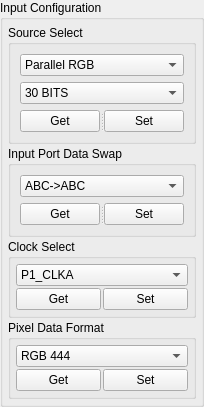
                   <widget class="QGroupBox" name="groupBox_InputConfiguration">
                    <property name="sizePolicy">
                     <sizepolicy hsizetype="Minimum" vsizetype="Minimum">
                      <horstretch>0</horstretch>
                      <verstretch>0</verstretch>
                     </sizepolicy>
                    </property>
                    <property name="title">
                     <string>Input Configuration</string>
                    </property>
                    <layout class="QGridLayout" name="gridLayout_12">
                     <property name="leftMargin">
                      <number>5</number>
                     </property>
                     <property name="topMargin">
                      <number>5</number>
                     </property>
                     <property name="rightMargin">
                      <number>5</number>
                     </property>
                     <property name="bottomMargin">
                      <number>5</number>
                     </property>
                     <property name="spacing">
                      <number>2</number>
                     </property>
                     <item row="2" column="0">
                      <widget class="QGroupBox" name="groupBox_ClockSelect">
                       <property name="sizePolicy">
                        <sizepolicy hsizetype="Minimum" vsizetype="Minimum">
                         <horstretch>0</horstretch>
                         <verstretch>0</verstretch>
                        </sizepolicy>
                       </property>
                       <property name="title">
                        <string>Clock Select</string>
                       </property>
                       <layout class="QVBoxLayout" name="verticalLayout_17">
                        <property name="spacing">
                         <number>2</number>
                        </property>
                        <property name="leftMargin">
                         <number>5</number>
                        </property>
                        <property name="topMargin">
                         <number>5</number>
                        </property>
                        <property name="rightMargin">
                         <number>5</number>
                        </property>
                        <property name="bottomMargin">
                         <number>5</number>
                        </property>
                        <item>
                         <widget class="QComboBox" name="comboBox_PortClockList">
                          <property name="sizePolicy">
                           <sizepolicy hsizetype="Minimum" vsizetype="Fixed">
                            <horstretch>0</horstretch>
                            <verstretch>0</verstretch>
                           </sizepolicy>
                          </property>
                          <property name="toolTip">
                           <string comment="Applicable only for Parallel RGB input"/>
                          </property>
                          <property name="whatsThis">
                           <string comment="Applicable only for Parallel RGB input"/>
                          </property>
                          <item>
                           <property name="text">
                            <string>P1_CLKA</string>
                           </property>
                          </item>
                          <item>
                           <property name="text">
                            <string>P1_CLKB</string>
                           </property>
                          </item>
                          <item>
                           <property name="text">
                            <string>P1_CLKC</string>
                           </property>
                          </item>
                         </widget>
                        </item>
                        <item>
                         <layout class="QHBoxLayout" name="horizontalLayout_14">
                          <item>
                           <widget class="QPushButton" name="pushButton_GetPortClock">
                            <property name="text">
                             <string>Get</string>
                            </property>
                           </widget>
                          </item>
                          <item>
                           <widget class="QPushButton" name="pushButton_SetPortClock">
                            <property name="text">
                             <string>Set</string>
                            </property>
                           </widget>
                          </item>
                         </layout>
                        </item>
                       </layout>
                      </widget>
                     </item>
                     <item row="3" column="0">
                      <widget class="QGroupBox" name="groupBox_PixelFormat">
                       <property name="sizePolicy">
                        <sizepolicy hsizetype="Minimum" vsizetype="Minimum">
                         <horstretch>0</horstretch>
                         <verstretch>0</verstretch>
                        </sizepolicy>
                       </property>
                       <property name="title">
                        <string>Pixel Data Format</string>
                       </property>
                       <layout class="QVBoxLayout" name="verticalLayout_13">
                        <property name="spacing">
                         <number>2</number>
                        </property>
                        <property name="leftMargin">
                         <number>5</number>
                        </property>
                        <property name="topMargin">
                         <number>5</number>
                        </property>
                        <property name="rightMargin">
                         <number>5</number>
                        </property>
                        <property name="bottomMargin">
                         <number>5</number>
                        </property>
                        <item>
                         <widget class="QComboBox" name="comboBox_PixelFormatList">
                          <property name="sizePolicy">
                           <sizepolicy hsizetype="Minimum" vsizetype="Fixed">
                            <horstretch>0</horstretch>
                            <verstretch>0</verstretch>
                           </sizepolicy>
                          </property>
                          <item>
                           <property name="text">
                            <string>RGB 444</string>
                           </property>
                          </item>
                          <item>
                           <property name="text">
                            <string>YUV 444</string>
                           </property>
                          </item>
                          <item>
                           <property name="text">
                            <string>YUV 422</string>
                           </property>
                          </item>
                         </widget>
                        </item>
                        <item>
                         <layout class="QHBoxLayout" name="horizontalLayout_9">
                          <property name="spacing">
                           <number>2</number>
                          </property>
                          <item>
                           <widget class="QPushButton" name="pushButton_GetPortPixelFormat">
                            <property name="text">
                             <string>Get</string>
                            </property>
                           </widget>
                          </item>
                          <item>
                           <widget class="QPushButton" name="pushButton_SetPortPixelFormat">
                            <property name="text">
                             <string>Set</string>
                            </property>
                           </widget>
                          </item>
                         </layout>
                        </item>
                       </layout>
                      </widget>
                     </item>
                     <item row="0" column="0">
                      <widget class="QGroupBox" name="groupBox_SourceSelect">
                       <property name="sizePolicy">
                        <sizepolicy hsizetype="Minimum" vsizetype="Minimum">
                         <horstretch>0</horstretch>
                         <verstretch>0</verstretch>
                        </sizepolicy>
                       </property>
                       <property name="title">
                        <string>Source Select</string>
                       </property>
                       <layout class="QVBoxLayout" name="verticalLayout_30">
                        <item>
                         <layout class="QVBoxLayout" name="verticalLayout_20">
                          <item>
                           <widget class="QComboBox" name="comboBox_InputSourceList">
                            <property name="sizePolicy">
                             <sizepolicy hsizetype="Minimum" vsizetype="Fixed">
                              <horstretch>0</horstretch>
                              <verstretch>0</verstretch>
                             </sizepolicy>
                            </property>
                            <item>
                             <property name="text">
                              <string>Parallel RGB</string>
                             </property>
                            </item>
                            <item>
                             <property name="text">
                              <string>Internal Test Pattern</string>
                             </property>
                            </item>
                            <item>
                             <property name="text">
                              <string>Images from Flash</string>
                             </property>
                            </item>
                            <item>
                             <property name="text">
                              <string>LVDS/FPDLink</string>
                             </property>
                            </item>
                           </widget>
                          </item>
                          <item>
                           <widget class="QComboBox" name="comboBox_InputSourceOptionList">
                            <property name="sizePolicy">
                             <sizepolicy hsizetype="Minimum" vsizetype="Fixed">
                              <horstretch>0</horstretch>
                              <verstretch>0</verstretch>
                             </sizepolicy>
                            </property>
                            <item>
                             <property name="text">
                              <string>30 BITS</string>
                             </property>
                            </item>
                            <item>
                             <property name="text">
                              <string>24 BITS</string>
                             </property>
                            </item>
                            <item>
                             <property name="text">
                              <string>20 BITS</string>
                             </property>
                            </item>
                            <item>
                             <property name="text">
                              <string>16 BITS</string>
                             </property>
                            </item>
                            <item>
                             <property name="text">
                              <string>10 BITS</string>
                             </property>
                            </item>
                            <item>
                             <property name="text">
                              <string>8 BITS</string>
                             </property>
                            </item>
                           </widget>
                          </item>
                          <item>
                           <widget class="QSplitter" name="splitter">
                            <property name="sizePolicy">
                             <sizepolicy hsizetype="Minimum" vsizetype="Minimum">
                              <horstretch>0</horstretch>
                              <verstretch>0</verstretch>
                             </sizepolicy>
                            </property>
                            <property name="orientation">
                             <enum>Qt::Horizontal</enum>
                            </property>
                            <widget class="QPushButton" name="pushButton_GetPortSource">
                             <property name="text">
                              <string>Get</string>
                             </property>
                            </widget>
                            <widget class="QPushButton" name="pushButton_SetPortSource">
                             <property name="text">
                              <string>Set</string>
                             </property>
                            </widget>
                           </widget>
                          </item>
                         </layout>
                        </item>
                       </layout>
                      </widget>
                     </item>
                     <item row="1" column="0">
                      <widget class="QGroupBox" name="groupBox_PortDataSwap">
                       <property name="sizePolicy">
                        <sizepolicy hsizetype="Minimum" vsizetype="Minimum">
                         <horstretch>0</horstretch>
                         <verstretch>0</verstretch>
                        </sizepolicy>
                       </property>
                       <property name="title">
                        <string>Input Port Data Swap</string>
                       </property>
                       <layout class="QVBoxLayout" name="verticalLayout_32">
                        <item>
                         <widget class="QComboBox" name="comboBox_SwapSelectList">
                          <property name="sizePolicy">
                           <sizepolicy hsizetype="Minimum" vsizetype="Fixed">
                            <horstretch>0</horstretch>
                            <verstretch>0</verstretch>
                           </sizepolicy>
                          </property>
                          <item>
                           <property name="text">
                            <string>ABC-&gt;ABC</string>
                           </property>
                          </item>
                          <item>
                           <property name="text">
                            <string>ABC-&gt;CAB</string>
                           </property>
                          </item>
                          <item>
                           <property name="text">
                            <string>ABC-&gt;BCA</string>
                           </property>
                          </item>
                          <item>
                           <property name="text">
                            <string>ABC-&gt;ACB</string>
                           </property>
                          </item>
                          <item>
                           <property name="text">
                            <string>ABC-&gt;BAC</string>
                           </property>
                          </item>
                          <item>
                           <property name="text">
                            <string>ABC-&gt;CBA</string>
                           </property>
                          </item>
                         </widget>
                        </item>
                        <item>
                         <layout class="QVBoxLayout" name="verticalLayout_14">
                          <property name="spacing">
                           <number>2</number>
                          </property>
                          <item>
                           <widget class="QSplitter" name="splitter_2">
                            <property name="sizePolicy">
                             <sizepolicy hsizetype="Minimum" vsizetype="Minimum">
                              <horstretch>0</horstretch>
                              <verstretch>0</verstretch>
                             </sizepolicy>
                            </property>
                            <property name="orientation">
                             <enum>Qt::Horizontal</enum>
                            </property>
                            <widget class="QPushButton" name="pushButton_GetPortSwap">
                             <property name="sizePolicy">
                              <sizepolicy hsizetype="Minimum" vsizetype="Minimum">
                               <horstretch>0</horstretch>
                               <verstretch>0</verstretch>
                              </sizepolicy>
                             </property>
                             <property name="text">
                              <string>Get</string>
                             </property>
                            </widget>
                            <widget class="QPushButton" name="pushButton_SetPortSwap">
                             <property name="sizePolicy">
                              <sizepolicy hsizetype="Minimum" vsizetype="Minimum">
                               <horstretch>0</horstretch>
                               <verstretch>0</verstretch>
                              </sizepolicy>
                             </property>
                             <property name="text">
                              <string>Set</string>
                             </property>
                            </widget>
                           </widget>
                          </item>
                         </layout>
                        </item>
                       </layout>
                      </widget>
                     </item>
                    </layout>
                   </widget>
